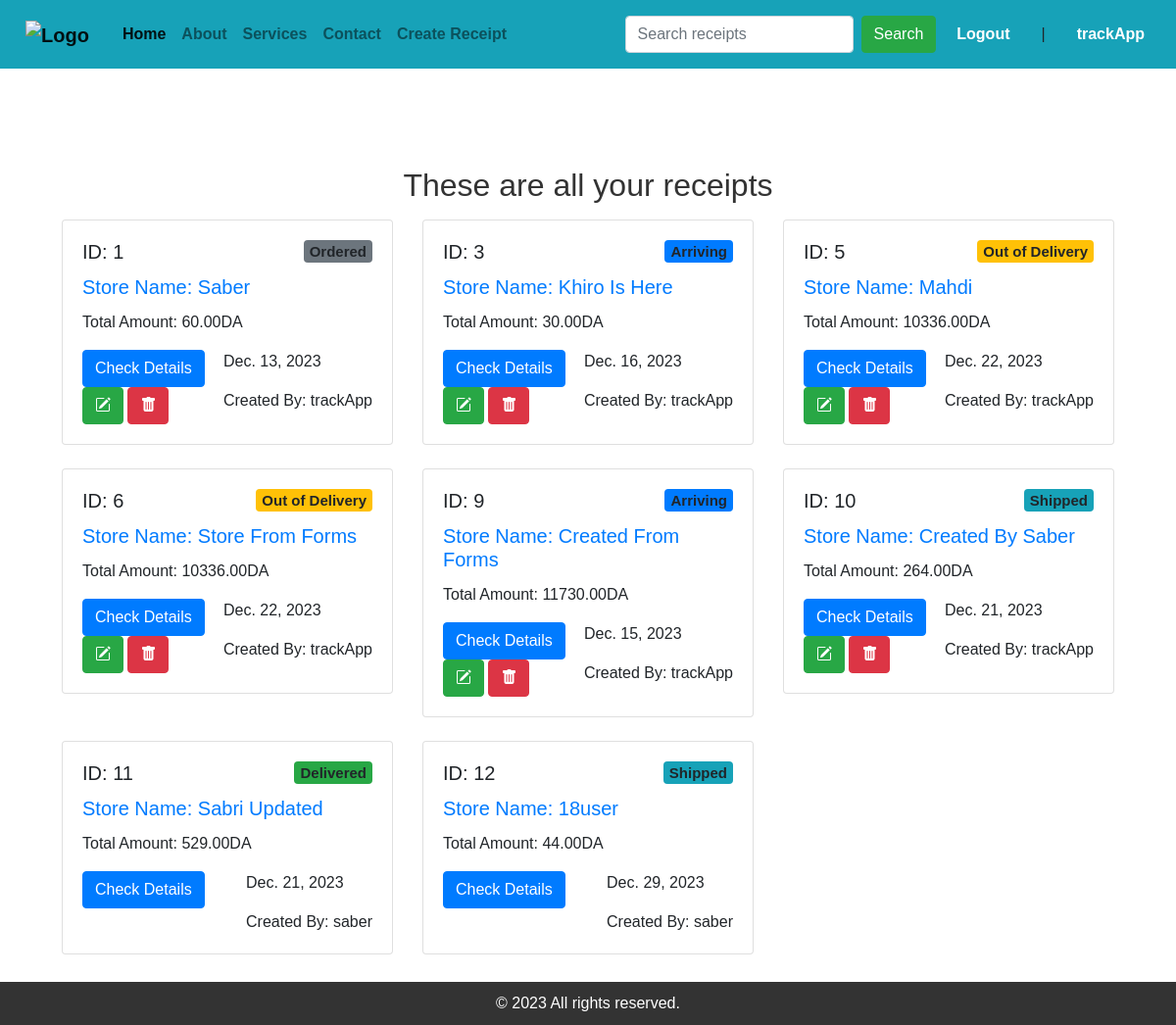
Before: / (signed in) with the older database file.
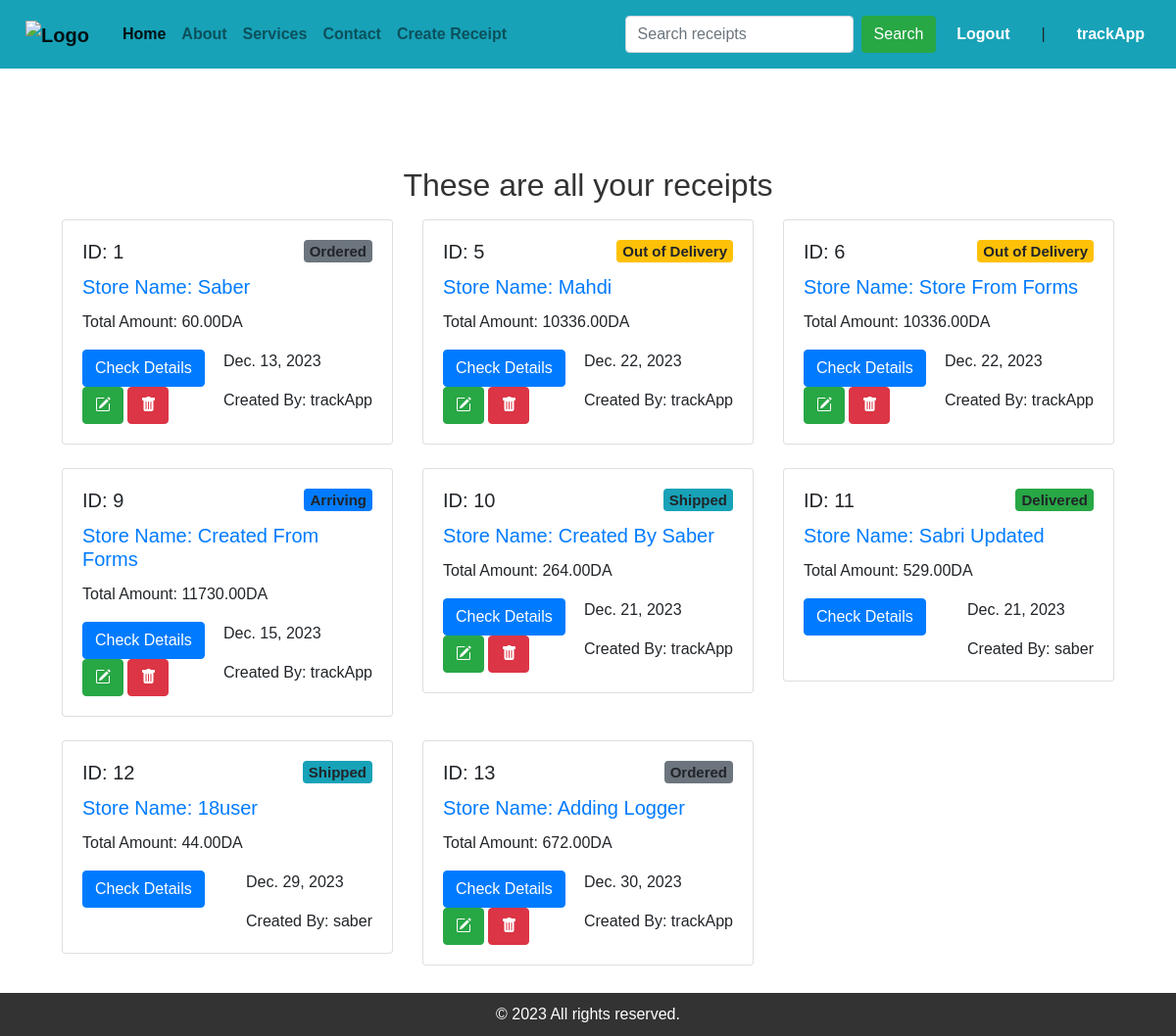
After: the same page with the newer database file.
### trackApp/models.py (models this page shows, shortened)
class Recipe(models.Model):
    options = (
        ('Ordered', 'Ordered'),
        ('Shipped', 'Shipped'),
        ('Out of Delivery', 'Out'),
        ('Arriving', 'Arriving'),
        ('Delivered', 'Delivered')
    )
    user = models.ForeignKey(User, on_delete=models.CASCADE)
    store_name = models.CharField(max_length=255)
    date_of_purchase = models.DateField()
    item = models.CharField(max_length=255)
    price = models.DecimalField(max_digits=10, decimal_places=2)
    quantity = models.IntegerField()
    status = models.CharField(max_length=30, choices=options, default='Ordered')
    def calculate_total_amount(self):
        return self.quantity * self.price

### trackApp/views.py (the view)
# urls.py: path('', views.ListItems.as_view(), name='index'),
class ListItems(ListView):
    model = Recipe
    template_name = 'trackApp/index.html'
    ordering = '-date_of_purchase'
    def get_context_data(self, *args, object_list=None, **kwargs):
        all_recipes = Recipe.objects.all()
        context = super(ListItems, self).get_context_data(*args, **kwargs)
        context['all_recipes'] = all_recipes
        logger.info("Viewing all the data with List view Class Based View")
        return context

### templates/trackApp/index.html
{% extends 'trackApp/base.html' %}
{% block content %}
    <h2 class="text-center my-3">These are all your receipts</h2>
    <div class='row card-group mb-5 mx-5'>
        {% for recipe in all_recipes %}
            <div class="col-4">
                <div class="card mb-4">
                    <div class="card-body">
                        <h5 class="card-title">
                            ID: {{ recipe.id|upper }}
                            {% if user.is_authenticated %}
                                {% if recipe.status == 'Ordered' %}
                                    <span class="badge float-right bg-secondary">{{ recipe.status }}</span>
                                {% elif recipe.status == 'Shipped' %}
                                    <span class="badge float-right bg-info">{{ recipe.status }}</span>
                                {% elif recipe.status == 'Out of Delivery' %}
                                    <span class="badge float-right bg-warning">{{ recipe.status }}</span>
                                {% elif recipe.status == 'Arriving' %}
                                    <span class="badge float-right bg-primary">{{ recipe.status }}</span>
                                {% elif recipe.status == 'Delivered' %}
                                    <span class="badge float-right bg-success">{{ recipe.status }}</span>
                                {% endif %}
                            {% endif %}
                        </h5>
                        {% if user.is_authenticated %}
                            <a href="{% url 'details' recipe.pk %}">
                                <h5 class="card-title">Store Name: {{ recipe.store_name|title }}</h5>
                            </a>
                            <p class="card-text">Total Amount: {{ recipe.calculate_total_amount }}DA</p>
                            <div class="float-right">
                                <p class="card-text">{{ recipe.date_of_purchase }}</p>
                                <p class="card-text float-right">Created By: {{ recipe.user.username }}</p>
                            </div>
                            <a href="{% url 'details' recipe.id %}" class="btn btn-primary">Check Details</a>
                            {% if user.is_authenticated %}
                                {% if user.id == recipe.user.id %}
                                    <a href="{% url 'update_receipt' recipe.pk %}" class="btn btn-success">
                                        <i class="bi bi-pencil-square"></i></a>
                                    <a href="{% url 'delete_item' pk=recipe.id %}" class="btn btn-danger">
                                        <i class="bi bi-trash-fill"></i></a>
                                {% endif %}
                            {% endif %}
                        {% else %}
                            <h5 class="card-title">Store Name: {{ recipe.store_name|title }}</h5>
                        {% endif %}
                    </div>
                </div>
            </div>
        {% endfor %}
    </div>
{% endblock %}

Changed rows visible on the page:
removed Recipe: id "3", status "Arriving", store_name "Khiro Is Here", calculate_total_amount "30.00", date_of_purchase "Dec. 16, 2023", user.username "trackApp"
added Recipe: id "13", status "Ordered", store_name "Adding Logger", calculate_total_amount "672.00", date_of_purchase "Dec. 30, 2023", user.username "trackApp"
